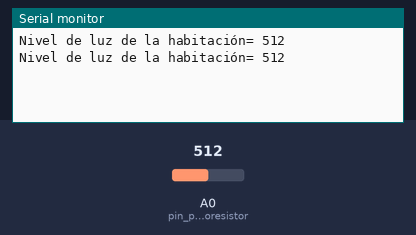
This sketch was run on a simulated Arduino Uno, built with avr-gcc and run on an emulated ATmega328P. Shown: the last lines printed to the serial monitor. The test bench sets the inputs (shaded band); at power-on: A0 (pin_photoresistor) = 512.

Above: at 2.8 s.
2.9 s: A0 (pin_photoresistor) set to 716
At 5.2 s:
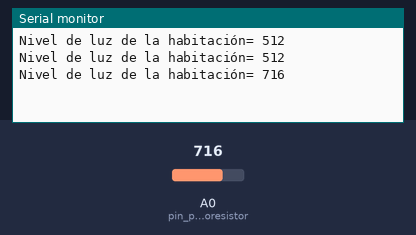
5.6 s: A0 (pin_photoresistor) set to 900
At 7.0 s:
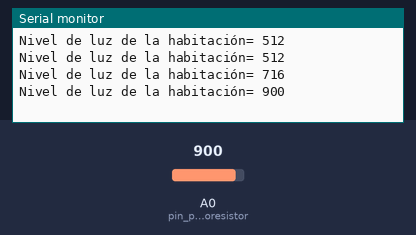
Timing chart, 0 to 8.6 s (numbered marks = the images above; inputs shaded):
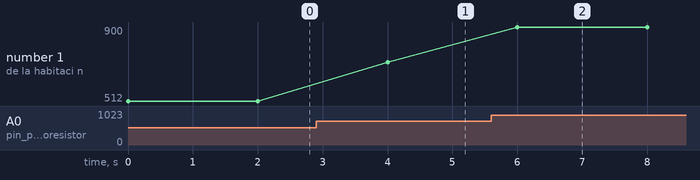

The sketch:

arduino-serial-com.ino
```cpp
// C++ code
//reservamos que pin vamos a utilzar. Ponemos el numero del pin que se quiere configurar, el numero que esta escrito en la tarjeta Arduino.
int pin_photoresistor = 0;
int var_photoresistor = 0;

void setup(){
  Serial.begin(9600);
}

void loop(){
  var_photoresistor = analogRead(pin_photoresistor);

//aqui imprimimos en la consola de Arduino IDE
  Serial.print("Nivel de luz de la habitación= ");
  Serial.println(var_photoresistor);
  delay (2000);
}
```

Measured:
- after the input at 2.9 s, the serial monitor: prints a new line after 1.1 s (image 1)
- after the input at 5.6 s, the serial monitor: prints a new line after 0.40 s (image 2)
- plotted number 1: 512 → 716 after the input at 2.9 s, 716 → 900 after the input at 5.6 s
